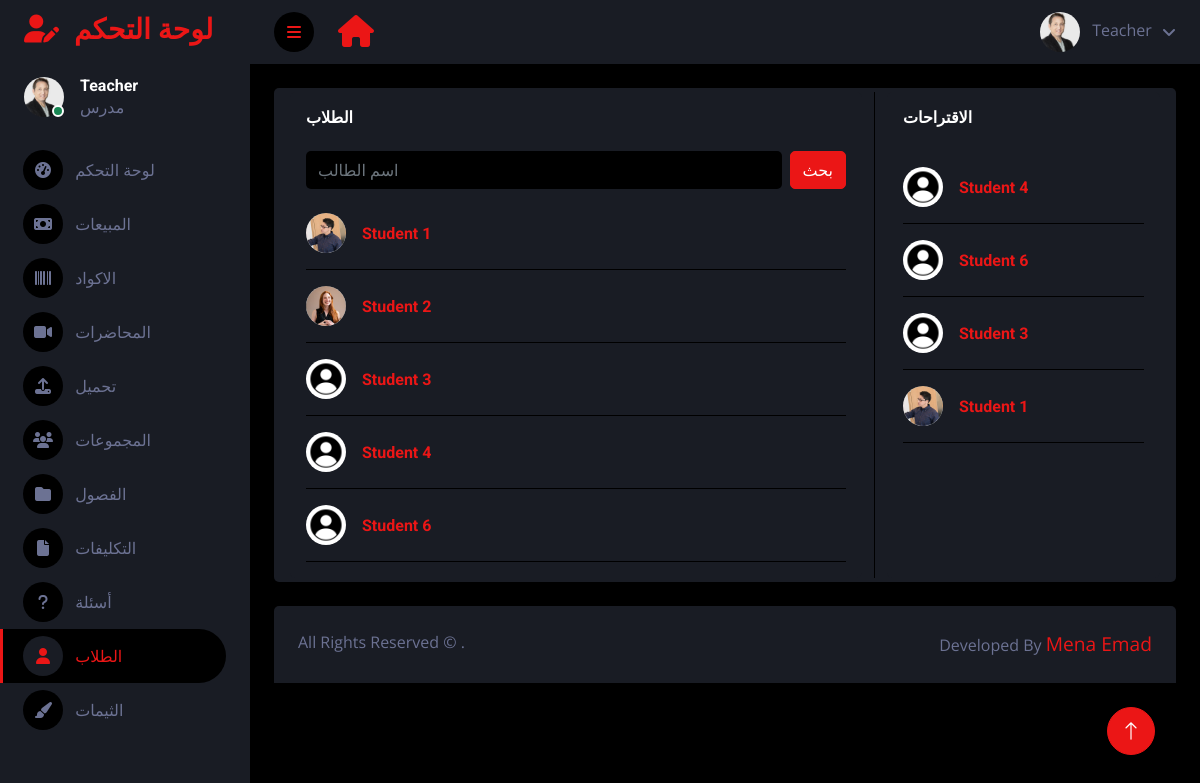
/ar/dashboard/students (signed in), run on the app's committed database.
### main/models.py (models this page shows, shortened)
class Profile(models.Model):
    user = models.ForeignKey(User, on_delete=models.CASCADE , blank=True , null=True)
    id_user = models.IntegerField()
    username = models.CharField(max_length=100, blank=True)
    name = models.CharField(max_length=100, blank=True , null=True)
    image = models.ImageField(upload_to='profile_images', default='blank-profile-picture.jpg' , blank=True , null=True)
    phone = models.CharField(max_length=100, blank=True , null=True)
    school = models.TextField(blank=True)
    location = models.CharField(max_length=100, blank=True)
    class years(models.TextChoices):
        first = 'first',
        second = 'second',
        third = 'third',
        none = 'none',
    year = models.CharField(max_length=25, choices=years.choices, default=years.none,  blank=True , null=True)
    money = models.IntegerField(editable=True , default='0')
    no_of_buys = models.IntegerField(default=0)
    true_answers = models.IntegerField(default=0)
    public = models.BooleanField(default=True)
    join_date = models.DateTimeField(default=datetime.now)
    premium = models.BooleanField(default=True)
    instructor = models.BooleanField(default=False)
    admin = models.BooleanField(default=False)
    code = models.CharField(blank=True , max_length=100)
    no_of_sells = models.IntegerField(default=0)

### dashboard/views.py (the view)
# urls.py: path('dashboard/students' , views.dashboard_students , name="dashboard-students"),
def dashboard_students(request ):
    if User.objects.filter(username=request.user.username).first():
        user_object = User.objects.get(username=request.user.username)
        user_profile = Profile.objects.get(user=user_object)
        notifications_count = Notification.objects.filter(user=request.user).count()
    else:
        user_profile = ''
        notifications_count = ''
    students = Profile.objects.filter(instructor=False)
    user_following = User.objects.all()
    all_users = User.objects.all()
    user_following_all = []
    for user in user_following:
        user_list = User.objects.get(username=user.username)
        user_following_all.append(user_list)
    new_suggestions_list = [x for x in list(all_users)]
    current_user = User.objects.filter(username=request.user.username)
    final_suggestions_list = [x for x in list(new_suggestions_list) if ( x not in list(current_user))]
    random.shuffle(final_suggestions_list)
    username_profile = []
    username_profile_list = []
    for users in final_suggestions_list:
        username_profile.append(users.id)
    for ids in username_profile:
        profile_lists = Profile.objects.filter(id_user=ids)
        username_profile_list.append(profile_lists)
    suggestions_username_profile_list = list(chain(*username_profile_list))
    student_profiles = []
    if request.method == 'POST':
        student_username = request.POST['username']
        students_username_object = User.objects.filter(username__icontains=student_username)
        for x in students_username_object:
            student_profile = Profile.objects.get(user=x)
            student_profiles.append(student_profile)
        search_mode = True
    else:
        search_mode = False
    return render(request, 'dark/students.html', { 'suggestions_username_profile_list': suggestions_username_profile_list[:4] , 'students_username_profile_list': student_profiles, 'search_mode':search_mode, 'user_profile': user_profile, 'students':students ,   'notifications' : notifications_count })

### templates/dark/students.html (shortened to what this page needs)
{% extends "base-dark.html" %}
{% load static %}
{% block content%}
<body>
    <div class="container-fluid position-relative d-flex p-0">
        <div class="sidebar pe-4 pb-3" style="overflow-y:hidden;">
            <nav class="navbar bg-secondary navbar-dark">
                <a href="/dashboard" class="navbar-brand mx-4 mb-3">
                    <h3 class="text-primary"><i class="fa fa-user-edit me-2"></i>
                        {% if LANGUAGE_CODE == 'ar' %}لوحة التحكم{% else %}Dashboard{% endif %}
                    </h3>
                </a>
                <div class="d-flex align-items-center ms-4 mb-4">
                    <div class="position-relative">
                        {% if user_profile.image %}
                        <img class="rounded-circle" src="{{user_profile.image.url}}" alt=""
                            style="width: 40px; height: 40px;">
                        {% else %}
                        <img class="rounded-circle" src="{% static 'images/default-profile-image.jpg' %}" alt=""
                            style="width: 40px; height: 40px;">
                        {% endif %}
                        <div
                            class="bg-success rounded-circle border border-2 border-white position-absolute end-0 bottom-0 p-1">
                        </div>
                    </div>
                    <div class="ms-3">
                        <h6 class="mb-0">{{user_profile.name}}</h6>
                        {% if user_profile.instructor == True %}
                        <span>{% if LANGUAGE_CODE == 'ar' %}مدرس{% else %}Instructor{% endif %}</span>
                        {% else %}
                        <span>{% if LANGUAGE_CODE == 'ar' %}طالب{% else %}Student{% endif %}</span>
                        {% endif %}
                    </div>
                </div>
                <div class="navbar-nav w-100">
                    <a href="{% url 'dashboard-page' %}" class="nav-item nav-link"><i
                            class="fa fa-tachometer-alt me-2"></i>
                        {% if LANGUAGE_CODE == 'ar' %}لوحة التحكم{% else %}Dashboard{% endif %}
                    </a>
                    <a href="{% url 'dashboard-sales' %}" class="nav-item nav-link "><i
                            class="fa fa-money-bill me-2"></i>
                        {% if LANGUAGE_CODE == 'ar' %}المبيعات{% else %}Sales{% endif %}
                    </a>
                    <a href="{% url 'dashboard-codes' %}" class="nav-item nav-link "><i class="fa fa-barcode me-2"></i>
                        {% if LANGUAGE_CODE == 'ar' %}الاكواد{% else %}Codes{% endif %}
                    </a>
                    <a href="{% url 'dashboard-lectures' %}" class="nav-item nav-link"><i class="fa fa-video me-2"></i>
                        {% if LANGUAGE_CODE == 'ar' %}المحاضرات{% else %}Lectures{% endif %}
                    </a>
                    <a href="{% url 'dashboard-upload-page' %}" class="nav-item nav-link "><i
                            class="fa fa-upload me-2"></i>
                        {% if LANGUAGE_CODE == 'ar' %}تحميل{% else %}Upload{% endif %}
                    </a>
                    <a href="{% url 'dashboard-groups' %}" class="nav-item nav-link"><i class="fa fa-users me-2"></i>
                        {% if LANGUAGE_CODE == 'ar' %}المجموعات{% else %}Groups{% endif %}
                    </a>
                    <a href="{% url 'dashboard-chapters' %}" class="nav-item nav-link ">
                        <i class="fa fa-folder me-2"></i>
                        {% if LANGUAGE_CODE == 'ar' %}الفصول{% else %}Chapters{% endif %}
                    </a>
                    <a href="/dashboard/assignments" class="nav-item nav-link "><i class="fa fa-file me-2"></i>
                        {% if LANGUAGE_CODE == 'ar' %}التكليفات{% else %}Assignments{% endif %}
                    </a>
                    <a href="{% url 'dashboard-questions' %}" class="nav-item nav-link "><i
                            class="fa fa-question me-2"></i>
                        {% if LANGUAGE_CODE == 'ar' %}أسئلة{% else %}Questions{% endif %}
                    </a>
                    <a href="{% url 'dashboard-students' %}" class="nav-item nav-link active"><i
                            class="fa fa-user me-2"></i>
                        {% if LANGUAGE_CODE == 'ar' %}الطلاب{% else %}Students{% endif %}
                    </a>
                    <a href="{% url 'dashboard-themes' %}" class="nav-item nav-link "><i
                            class="fa fa-paint-brush me-2"></i>
                        {% if LANGUAGE_CODE == 'ar' %}الثيمات{% else %}Themes{% endif %}
                    </a>
                </div>
            </nav>
        </div>
        <div class="content">
            <nav class="navbar navbar-expand bg-secondary navbar-dark sticky-top px-4 py-0">
                <a href="#" class="sidebar-toggler flex-shrink-0 me-4">
                    <i class="fa fa-bars"></i>
                </a>
                <a href="/" class="navbar-brand d-flex ">
                    <h2 class="text-primary mb-0"><i class="fa fa-home"></i></h2>
                </a>
                <div class="navbar-nav align-items-center ms-auto">
                    <div class="nav-item dropdown">
                        <a href="#" class="nav-link dropdown-toggle" data-bs-toggle="dropdown">
                            {% if user_profile.image %}
                            <img class="rounded-circle me-lg-2" src="{{user_profile.image.url}}" alt=""
                                style="width: 40px; height: 40px;">
                            {% else %}
                            <img class="rounded-circle me-lg-2" src="{% static 'images/default-profile-image.jpg' %}"
                                alt="" style="width: 40px; height: 40px;">
                            {% endif %}
                            <span class="d-none d-lg-inline-flex">
                                {% if LANGUAGE_CODE == 'ar' %}{{user_profile.name}}{% else %}{{user_profile.name}}{% endif %}
                            </span>
                        </a>
                    </div>
                </div>
            </nav>
            <div class="container-fluid pt-4 px-4">
                <div class="bg-secondary text-center rounded p-1">
                    <div class="container-fluid">
                        <div class="row">
                            <div class="col-12 col-md-8" id="students">
                                <div class="h-100 bg-secondary rounded p-3">
                                    <div class="d-flex align-items-center justify-content-between mb-4">
                                        <h6 class="mb-0">
                                            {% if LANGUAGE_CODE == 'ar' %}الطلاب{% else %}Students{% endif %}</h6>
                                    </div>
                                    <form method="POST">
                                        <div class="d-flex mb-2">
                                            <input class="form-control bg-dark border-0" name="username" type="text"
                                                placeholder="{% if LANGUAGE_CODE == 'ar' %}اسم الطالب{% else %}Student Name{% endif %}">
                                            <button type="submit"
                                                class="btn btn-primary ms-2">{% if LANGUAGE_CODE == 'ar' %}بحث{% else %}Search{% endif %}</button>
                                        </div>
                                    </form>
                                    {% for student in students %}
                                    <div class="d-flex align-items-center border-bottom py-3" style="overflow: hidden;">
                                        {% if student.image %}
                                        <img class="rounded-circle flex-shrink-0" src="{{student.image.url}}" alt=""
                                            style="width: 40px; height: 40px;">
                                        {% else %}
                                        <img class="rounded-circle flex-shrink-0"
                                            src="{% static 'images/default-profile-image.jpg' %}" alt=""
                                            style="width: 40px; height: 40px;">
                                        {% endif %}
                                        <div class="w-100 ms-3">
                                            <div class="d-flex w-100 justify-content-between">
                                                <h6 class="mb-0">
                                                    <a href="/profile/{{student.username}}">{{student.name}}</a>
                                                </h6>
                                            </div>
                                        </div>
                                    </div>
                                    {% endfor %}
                                </div>
                            </div>
                            <div class="col-12 col-md-4 border-start">
                                <div class="h-100 bg-secondary rounded p-3">
                                    <div class="d-flex align-items-center justify-content-between mb-4">
                                        <h6 class="mb-0">
                                            {% if LANGUAGE_CODE == 'ar' %}الاقتراحات{% else %}Suggestions{% endif %}
                                        </h6>
                                    </div>
                                    {% for student in suggestions_username_profile_list %}
                                    <div class="d-flex align-items-center border-bottom py-3" style="overflow: hidden;">
                                        {% if student.image %}
                                        <img class="rounded-circle flex-shrink-0" src="{{student.image.url}}" alt=""
                                            style="width: 40px; height: 40px;">
                                        {% else %}
                                        <img class="rounded-circle flex-shrink-0"
                                            src="{% static 'images/default-profile-image.jpg' %}" alt=""
                                            style="width: 40px; height: 40px;">
                                        {% endif %}
                                        <div class="w-100 ms-3">
                                            <div class="d-flex w-100 justify-content-between">
                                                <h6 class="mb-0">
                                                    <a href="/profile/{{student.username}}">{{student.name}}</a>
                                                </h6>
                                            </div>
                                        </div>
                                    </div>
                                    {% endfor %}
                                </div>
                            </div>
                        </div>
                    </div>
                </div>
            </div>
            <div class="container-fluid pt-4 px-4">
                <div class="bg-secondary rounded-top p-4">
                    <div class="row">
                        <div class="col-12 col-sm-6 text-center text-sm-start">
                            All Rights Reserved &copy; .
                        </div>
                        <div class="col-12 col-sm-6 text-center text-sm-end">
                            Developed By <a href="https://www.facebook.com/bondok.emad" style="font-size: larger;">Mena
                                Emad</a>
                        </div>
                    </div>
                </div>
            </div>
        </div>
        <a href="#" class="btn btn-lg btn-primary btn-lg-square back-to-top"><i class="bi bi-arrow-up"></i></a>
    </div>
</body>
{% endblock content %}

### templates/base-dark.html (shortened to what this page needs)
{% load static %}
{% load i18n %}
{% get_current_language as LANGUAGE_CODE %}
<!DOCTYPE html>
<html lang="en">
<head>
    <link href="https://cdnjs.cloudflare.com/ajax/libs/font-awesome/5.10.0/css/all.min.css" rel="stylesheet">
    <link href="https://cdn.jsdelivr.net/npm/bootstrap-icons@1.4.1/font/bootstrap-icons.css" rel="stylesheet">
    <link href="{% static 'dark/lib/owlcarousel/assets/owl.carousel.min.css' %}" rel="stylesheet">
    <link href="{% static 'dark/lib/tempusdominus/css/tempusdominus-bootstrap-4.min.css' %}" rel="stylesheet" />
    <link href="{% static 'dark/css/bootstrap.min.css' %}" rel="stylesheet">
    <link href="{% static 'dark/css/style.css' %}" rel="stylesheet">
</head>
{% if user_profile %}
{% if user_profile.instructor == True %}
{% block content%}
{% endblock content %}
{% endif %}
{% endif %}
<body>
</body>
</html>

### data on the page
Profile: image (picture), name "Teacher"
Profile: image (picture), name "Student 1"
Profile: image (picture), name "Student 2"
Profile: image (placeholder picture), name "Student 3"
Profile: image (placeholder picture), name "Student 4"
Profile: image (placeholder picture), name "Student 6"
